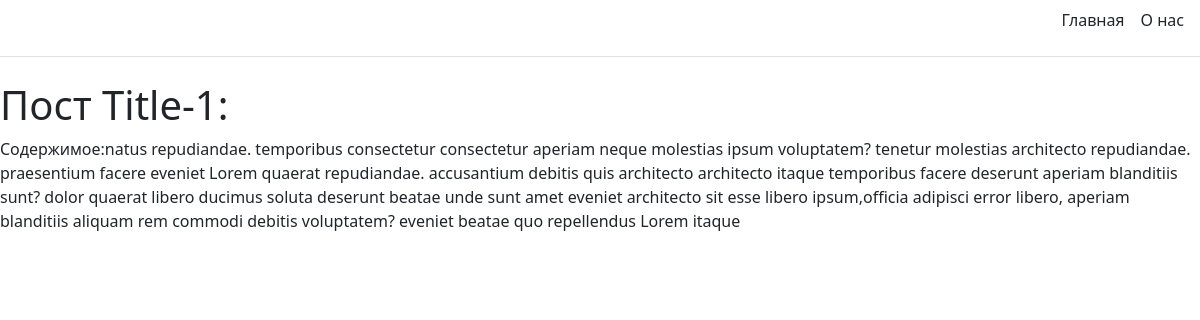
The page /sem3/post/1 on the database its author committed.
### sem3/models.py (models this page shows, shortened)
class Posts(models.Model):
    title = models.CharField(max_length=100)
    content = models.TextField()
    author = models.ForeignKey(Authors, on_delete=models.CASCADE)
    published = models.BooleanField()

### sem3/views.py (the view)
# urls.py: path('post/<int:post_id>', post_view, name='post_view'),
def post_view(request, post_id):
    post = get_object_or_404(Posts, pk=post_id)
    return render(request, 'sem3/post_view.html', {'post': post})

### sem3/templates/sem3/post_view.html (shortened to what this page needs)
{% extends 'sem3/base.html' %}
{% block content %}
    <h1>Пост {{ post.title }}:</h1>
    <p>Содержимое:{{ post.content }}</p>
{% endblock %}

### rows shown on the page
Posts: title "Title-1", content "natus repudiandae. temporibus consectetur consectetur aperiam neque molestias ipsum voluptatem? tenetur molestias architecto repudiandae. praesentium facere eveniet Lorem quaerat repudiandae. accusantium debitis quis architecto architecto itaque temporibus facere deserunt aperiam blanditiis sunt? dolor quaerat libero ducimus soluta deserunt beatae unde sunt amet eveniet architecto sit esse libero ipsum,officia adipisci error libero, aperiam blanditiis aliquam rem commodi debitis voluptatem? eveniet beatae quo repellendus Lorem itaque"
